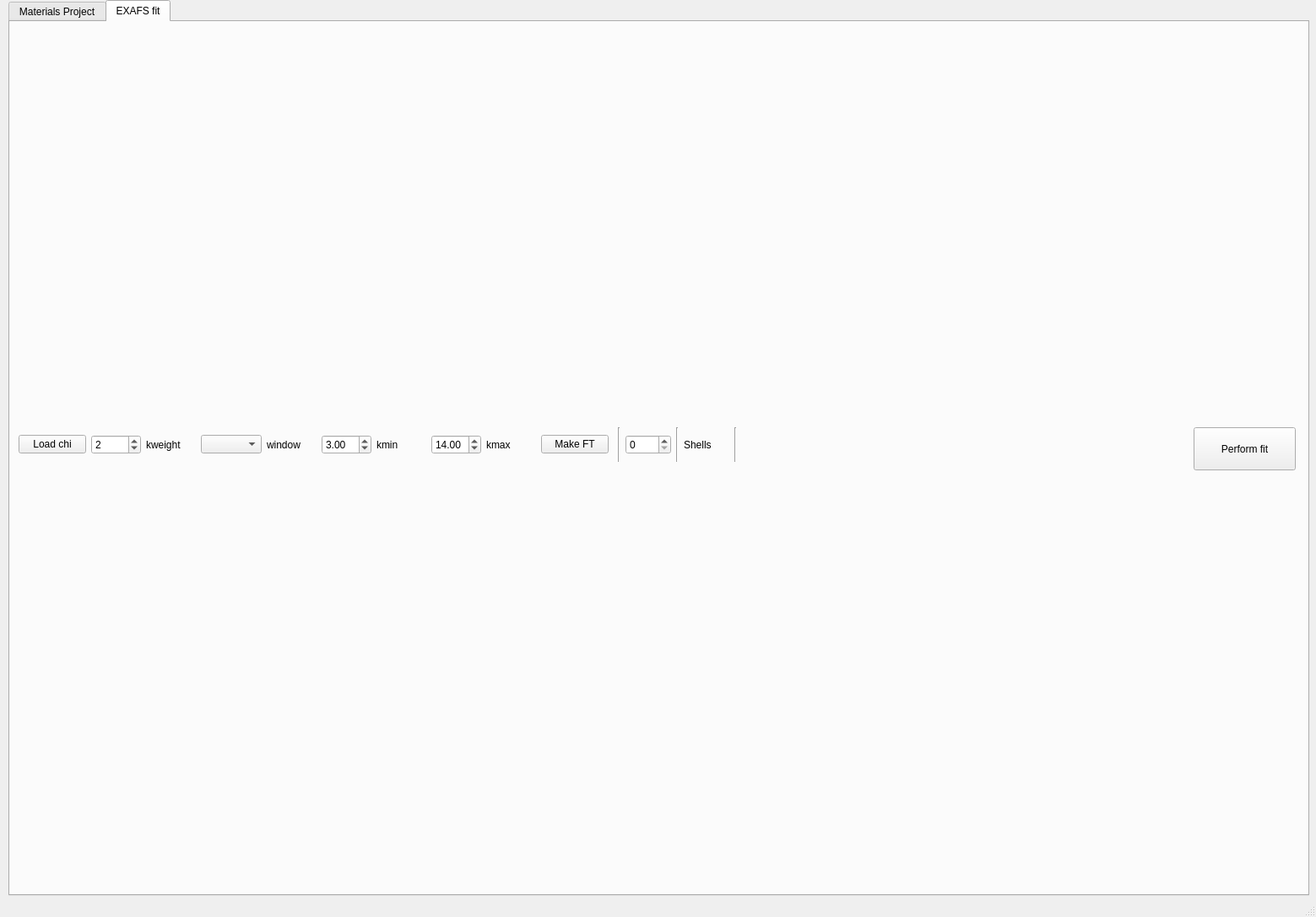
<?xml version="1.0" encoding="UTF-8"?>
<ui version="4.0">
 <class>MainWindow</class>
 <widget class="QMainWindow" name="MainWindow">
  <property name="geometry">
   <rect>
    <x>0</x>
    <y>0</y>
    <width>1559</width>
    <height>1086</height>
   </rect>
  </property>
  <property name="sizePolicy">
   <sizepolicy hsizetype="Expanding" vsizetype="Expanding">
    <horstretch>0</horstretch>
    <verstretch>0</verstretch>
   </sizepolicy>
  </property>
  <property name="maximumSize">
   <size>
    <width>1559</width>
    <height>1209</height>
   </size>
  </property>
  <property name="windowTitle">
   <string>MainWindow</string>
  </property>
  <widget class="QWidget" name="centralwidget">
   <property name="sizePolicy">
    <sizepolicy hsizetype="Expanding" vsizetype="Expanding">
     <horstretch>0</horstretch>
     <verstretch>0</verstretch>
    </sizepolicy>
   </property>
   <widget class="QTabWidget" name="tabWidget">
    <property name="geometry">
     <rect>
      <x>10</x>
      <y>0</y>
      <width>1541</width>
      <height>1061</height>
     </rect>
    </property>
    <property name="currentIndex">
     <number>1</number>
    </property>
    <widget class="QWidget" name="tab_2">
     <attribute name="title">
      <string>Materials Project</string>
     </attribute>
     <widget class="QWidget" name="horizontalLayoutWidget_8">
      <property name="geometry">
       <rect>
        <x>10</x>
        <y>10</y>
        <width>571</width>
        <height>41</height>
       </rect>
      </property>
      <layout class="QHBoxLayout" name="horizontalLayout_5">
       <item>
        <widget class="QLabel" name="label_11">
         <property name="font">
          <font>
           <pointsize>14</pointsize>
          </font>
         </property>
         <property name="text">
          <string>Enter Formula</string>
         </property>
        </widget>
       </item>
       <item>
        <widget class="QLineEdit" name="lineEdit_formula">
         <property name="maximumSize">
          <size>
           <width>300</width>
           <height>30</height>
          </size>
         </property>
        </widget>
       </item>
       <item>
        <widget class="QPushButton" name="pushButton_search">
         <property name="maximumSize">
          <size>
           <width>100</width>
           <height>40</height>
          </size>
         </property>
         <property name="text">
          <string>Search</string>
         </property>
         <property name="iconSize">
          <size>
           <width>16</width>
           <height>16</height>
          </size>
         </property>
        </widget>
       </item>
      </layout>
     </widget>
     <widget class="QTreeWidget" name="treeWidget_structure">
      <property name="geometry">
       <rect>
        <x>590</x>
        <y>10</y>
        <width>931</width>
        <height>191</height>
       </rect>
      </property>
      <column>
       <property name="text">
        <string notr="true">1</string>
       </property>
      </column>
     </widget>
     <widget class="QTreeWidget" name="treeWidget_scattering_path">
      <property name="geometry">
       <rect>
        <x>10</x>
        <y>210</y>
        <width>1511</width>
        <height>291</height>
       </rect>
      </property>
      <column>
       <property name="text">
        <string notr="true">1</string>
       </property>
      </column>
     </widget>
     <widget class="QWidget" name="horizontalLayoutWidget_9">
      <property name="geometry">
       <rect>
        <x>10</x>
        <y>60</y>
        <width>571</width>
        <height>41</height>
       </rect>
      </property>
      <layout class="QHBoxLayout" name="horizontalLayout_6">
       <item>
        <widget class="QLabel" name="label_10">
         <property name="font">
          <font>
           <pointsize>14</pointsize>
          </font>
         </property>
         <property name="text">
          <string>Absorbing Atom</string>
         </property>
        </widget>
       </item>
       <item>
        <widget class="QLineEdit" name="lineEdit_absorbing_atom">
         <property name="maximumSize">
          <size>
           <width>100</width>
           <height>30</height>
          </size>
         </property>
         <property name="font">
          <font>
           <pointsize>18</pointsize>
          </font>
         </property>
        </widget>
       </item>
       <item>
        <widget class="QLabel" name="label_16">
         <property name="font">
          <font>
           <pointsize>14</pointsize>
          </font>
         </property>
         <property name="text">
          <string>Edge</string>
         </property>
        </widget>
       </item>
       <item>
        <widget class="QLineEdit" name="lineEdit_edge">
         <property name="maximumSize">
          <size>
           <width>100</width>
           <height>30</height>
          </size>
         </property>
         <property name="font">
          <font>
           <pointsize>18</pointsize>
          </font>
         </property>
        </widget>
       </item>
       <item>
        <widget class="QPushButton" name="pushButton_run_feff">
         <property name="maximumSize">
          <size>
           <width>150</width>
           <height>40</height>
          </size>
         </property>
         <property name="text">
          <string>Run FEFF</string>
         </property>
        </widget>
       </item>
       <item>
        <widget class="QPushButton" name="pushButton_list_path">
         <property name="maximumSize">
          <size>
           <width>140</width>
           <height>40</height>
          </size>
         </property>
         <property name="text">
          <string>Add FEFF Paths</string>
         </property>
        </widget>
       </item>
      </layout>
     </widget>
     <widget class="QWidget" name="horizontalLayoutWidget_12">
      <property name="geometry">
       <rect>
        <x>10</x>
        <y>940</y>
        <width>731</width>
        <height>41</height>
       </rect>
      </property>
      <layout class="QHBoxLayout" name="horizontalLayout_7">
       <item>
        <widget class="QPushButton" name="pushButton_add_scattering_path">
         <property name="text">
          <string>Plot Selected Paths</string>
         </property>
        </widget>
       </item>
       <item>
        <widget class="QSpinBox" name="spinBox_kweight_sim">
         <property name="maximum">
          <number>5</number>
         </property>
         <property name="value">
          <number>2</number>
         </property>
        </widget>
       </item>
       <item>
        <widget class="QLabel" name="label_12">
         <property name="text">
          <string>k weight</string>
         </property>
        </widget>
       </item>
       <item>
        <widget class="QComboBox" name="comboBox_window_sim"/>
       </item>
       <item>
        <widget class="QLabel" name="label_13">
         <property name="text">
          <string>window</string>
         </property>
        </widget>
       </item>
       <item>
        <widget class="QDoubleSpinBox" name="doubleSpinBox_kmin_sim">
         <property name="value">
          <double>3.000000000000000</double>
         </property>
        </widget>
       </item>
       <item>
        <widget class="QLabel" name="label_14">
         <property name="text">
          <string>kmin</string>
         </property>
        </widget>
       </item>
       <item>
        <widget class="QDoubleSpinBox" name="doubleSpinBox_kmax_sim">
         <property name="value">
          <double>14.000000000000000</double>
         </property>
        </widget>
       </item>
       <item>
        <widget class="QLabel" name="label_15">
         <property name="text">
          <string>kmax</string>
         </property>
        </widget>
       </item>
      </layout>
     </widget>
     <widget class="QPushButton" name="pushButton_add_shells_to_fit">
      <property name="geometry">
       <rect>
        <x>1310</x>
        <y>940</y>
        <width>211</width>
        <height>32</height>
       </rect>
      </property>
      <property name="text">
       <string>Add Selected Paths to Fit</string>
      </property>
     </widget>
     <widget class="QWidget" name="verticalLayoutWidget">
      <property name="geometry">
       <rect>
        <x>10</x>
        <y>510</y>
        <width>741</width>
        <height>421</height>
       </rect>
      </property>
      <layout class="QVBoxLayout" name="verticalLayout_sim_chi"/>
     </widget>
     <widget class="QWidget" name="verticalLayoutWidget_4">
      <property name="geometry">
       <rect>
        <x>760</x>
        <y>510</y>
        <width>761</width>
        <height>421</height>
       </rect>
      </property>
      <layout class="QVBoxLayout" name="verticalLayout_sim_ft"/>
     </widget>
     <widget class="QPushButton" name="pushButton_load_previous_project">
      <property name="geometry">
       <rect>
        <x>10</x>
        <y>110</y>
        <width>221</width>
        <height>51</height>
       </rect>
      </property>
      <property name="text">
       <string>Load Previous Project</string>
      </property>
     </widget>
     <widget class="QPushButton" name="pushButton_save_current_session">
      <property name="geometry">
       <rect>
        <x>240</x>
        <y>110</y>
        <width>221</width>
        <height>51</height>
       </rect>
      </property>
      <property name="text">
       <string>Save Current Session</string>
      </property>
     </widget>
    </widget>
    <widget class="QWidget" name="Feff">
     <attribute name="title">
      <string>EXAFS fit</string>
     </attribute>
     <widget class="QWidget" name="verticalLayoutWidget_3">
      <property name="geometry">
       <rect>
        <x>10</x>
        <y>10</y>
        <width>741</width>
        <height>461</height>
       </rect>
      </property>
      <layout class="QVBoxLayout" name="verticalLayout_chi"/>
     </widget>
     <widget class="QWidget" name="verticalLayoutWidget_2">
      <property name="geometry">
       <rect>
        <x>760</x>
        <y>10</y>
        <width>761</width>
        <height>461</height>
       </rect>
      </property>
      <layout class="QVBoxLayout" name="verticalLayout_ft"/>
     </widget>
     <widget class="QWidget" name="horizontalLayoutWidget">
      <property name="geometry">
       <rect>
        <x>10</x>
        <y>480</y>
        <width>699</width>
        <height>41</height>
       </rect>
      </property>
      <layout class="QHBoxLayout" name="horizontalLayout">
       <item>
        <widget class="QPushButton" name="pushButton_load_chi">
         <property name="text">
          <string>Load chi</string>
         </property>
        </widget>
       </item>
       <item>
        <widget class="QSpinBox" name="spinBox_kweight">
         <property name="maximum">
          <number>4</number>
         </property>
         <property name="value">
          <number>2</number>
         </property>
        </widget>
       </item>
       <item>
        <widget class="QLabel" name="label">
         <property name="text">
          <string>kweight</string>
         </property>
        </widget>
       </item>
       <item>
        <widget class="QComboBox" name="comboBox_window"/>
       </item>
       <item>
        <widget class="QLabel" name="label_2">
         <property name="text">
          <string>window</string>
         </property>
        </widget>
       </item>
       <item>
        <widget class="QDoubleSpinBox" name="doubleSpinBox_kmin">
         <property name="value">
          <double>3.000000000000000</double>
         </property>
        </widget>
       </item>
       <item>
        <widget class="QLabel" name="label_3">
         <property name="text">
          <string>kmin</string>
         </property>
        </widget>
       </item>
       <item>
        <widget class="QDoubleSpinBox" name="doubleSpinBox_kmax">
         <property name="value">
          <double>14.000000000000000</double>
         </property>
        </widget>
       </item>
       <item>
        <widget class="QLabel" name="label_4">
         <property name="text">
          <string>kmax</string>
         </property>
        </widget>
       </item>
       <item>
        <widget class="QPushButton" name="pushButton_make_ft">
         <property name="text">
          <string>Make FT</string>
         </property>
        </widget>
       </item>
      </layout>
     </widget>
     <widget class="QWidget" name="horizontalLayoutWidget_3">
      <property name="geometry">
       <rect>
        <x>10</x>
        <y>540</y>
        <width>1511</width>
        <height>481</height>
       </rect>
      </property>
      <layout class="QHBoxLayout" name="horizontalLayout_param">
       <property name="spacing">
        <number>0</number>
       </property>
       <property name="sizeConstraint">
        <enum>QLayout::SetDefaultConstraint</enum>
       </property>
       <item>
        <spacer name="horizontalSpacer">
         <property name="orientation">
          <enum>Qt::Horizontal</enum>
         </property>
         <property name="sizeHint" stdset="0">
          <size>
           <width>5</width>
           <height>5</height>
          </size>
         </property>
        </spacer>
       </item>
      </layout>
     </widget>
     <widget class="QPushButton" name="pushButton_fit">
      <property name="geometry">
       <rect>
        <x>1402</x>
        <y>480</y>
        <width>121</width>
        <height>51</height>
       </rect>
      </property>
      <property name="text">
       <string>Perform fit</string>
      </property>
     </widget>
     <widget class="QWidget" name="horizontalLayoutWidget_6">
      <property name="geometry">
       <rect>
        <x>720</x>
        <y>480</y>
        <width>141</width>
        <height>41</height>
       </rect>
      </property>
      <layout class="QHBoxLayout" name="horizontalLayout_4">
       <item>
        <widget class="Line" name="line_6">
         <property name="orientation">
          <enum>Qt::Vertical</enum>
         </property>
        </widget>
       </item>
       <item>
        <widget class="QSpinBox" name="spinBox_shells"/>
       </item>
       <item>
        <widget class="Line" name="line_3">
         <property name="orientation">
          <enum>Qt::Vertical</enum>
         </property>
        </widget>
       </item>
       <item>
        <widget class="QLabel" name="label_5">
         <property name="text">
          <string>Shells</string>
         </property>
        </widget>
       </item>
       <item>
        <widget class="Line" name="line_7">
         <property name="orientation">
          <enum>Qt::Vertical</enum>
         </property>
        </widget>
       </item>
      </layout>
     </widget>
    </widget>
   </widget>
  </widget>
  <widget class="QStatusBar" name="statusbar"/>
 </widget>
 <resources/>
 <connections/>
</ui>
